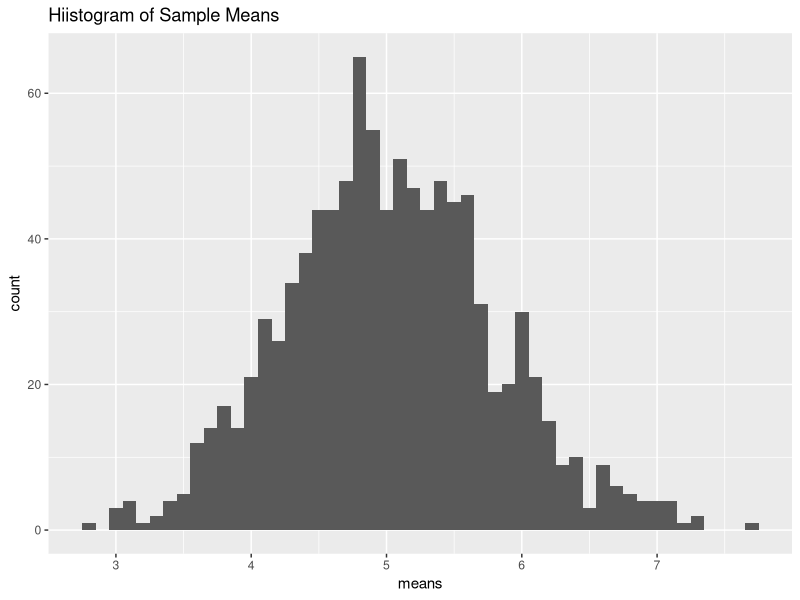
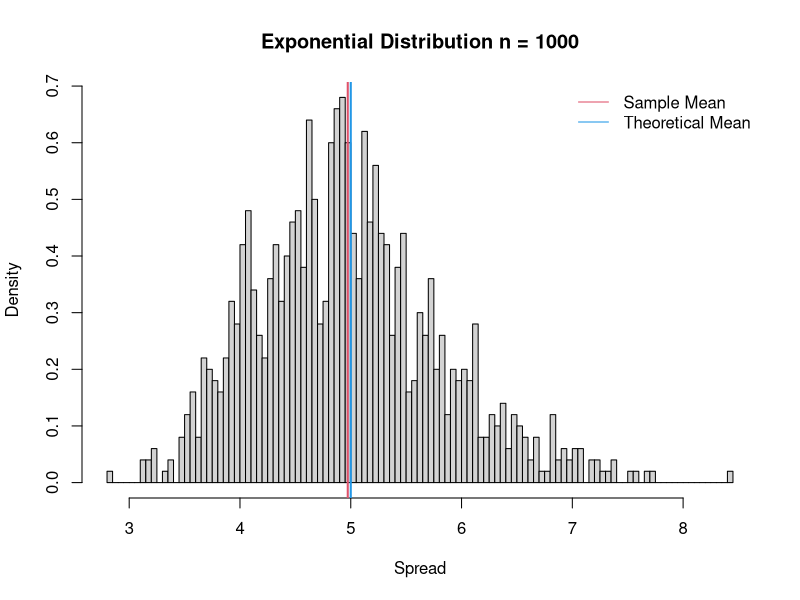
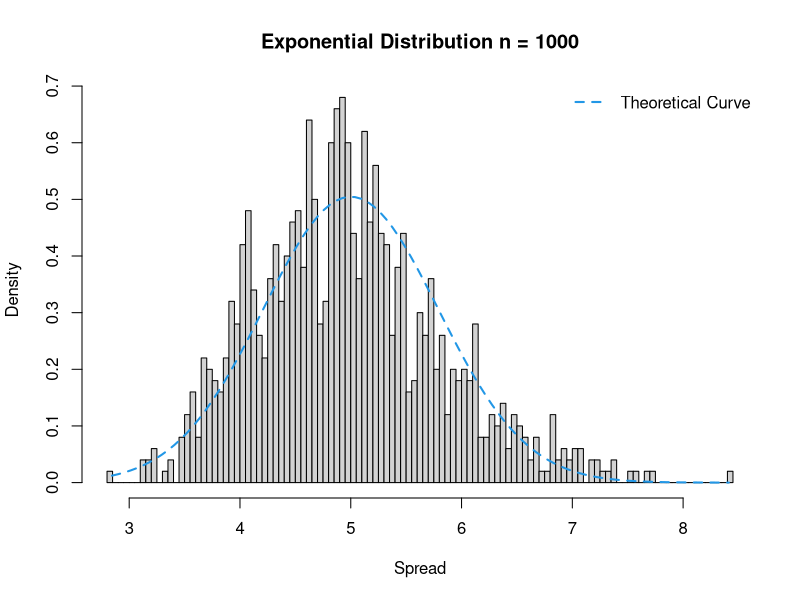
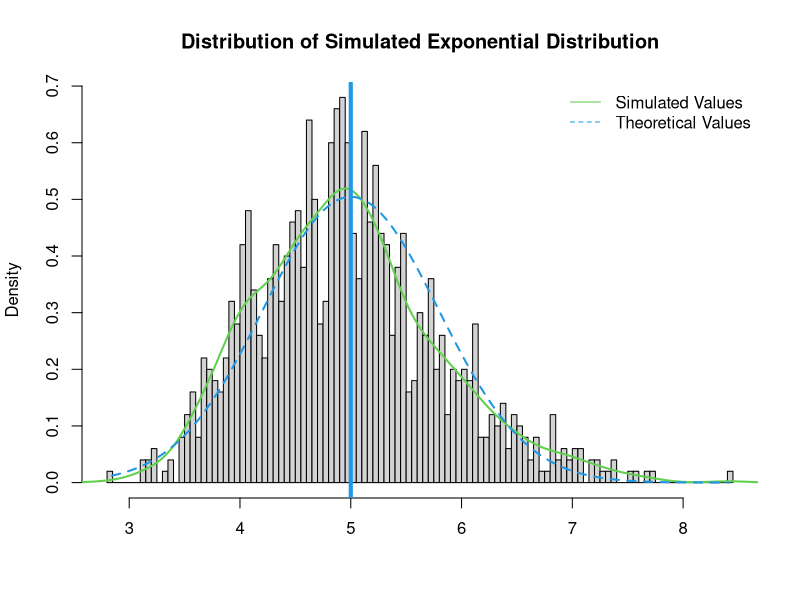
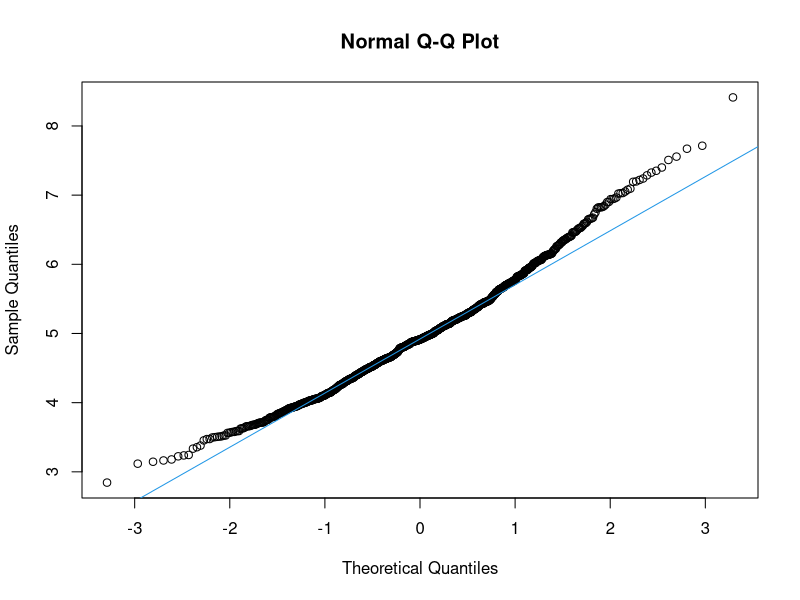

Write the R code that produced these figures, in order.
## ---- chunk 1
library(knitr)
opts_chunk$set(fig.width=7, fig.height=4, warning=FALSE, message=FALSE)
## ---- chunk 2
          
          # Load neccesary libraries
          library(ggplot2)
          
          # Set constants
          lambda = 0.2
          n = 40 
          nosim = 1000

          set.seed(756)
## ---- chunk 3
            exp_sim <- function(n, lambda)
            {
                      mean(rexp(n,lambda))
            }
            
            sim <- data.frame(ncol=2,nrow=1000)
            names(sim) <- c("Index","Mean")

            for (i in 1:nosim)
            {
                      sim[i,1] <- i
                      sim[i,2] <- exp_sim(n,lambda)
            }
## ---- chunk 4
        sample_mean <- mean(sim$Mean)
        sample_mean
## ---- chunk 5
exp_dis <- matrix(data=rexp(n * nosim, lambda), nrow=nosim)
exp_dis_means <- data.frame(means=apply(exp_dis, 1, mean))


ggplot(data = exp_dis_means, aes(x = means)) + 
        geom_histogram(binwidth=0.1) +   
        ggtitle("Hiistogram of Sample Means") +
        scale_x_continuous(breaks=round(seq(min(exp_dis_means$means), max(exp_dis_means$means), by=1)))
## ---- chunk 6
        theor_mean <- 1/lambda
        theor_mean
## ---- chunk 7
                
        hist(sim$Mean, 
                breaks=100, 
                prob=TRUE, 
                main="Exponential Distribution n = 1000", 
                xlab="Spread")
                        abline(v = theor_mean, 
                                col= 4,
                                lwd = 2)
                        abline(v = sample_mean, 
                                col = 2,
                                lwd = 2)

                legend('topright', c("Sample Mean", "Theoretical Mean"), 
                                lty=c(1,1), 
                                bty = "n",
                                col = c(col=2, col=4))

## ---- chunk 8

              sample_var <- var(sim$Mean)
              theor_var <- ((1/lambda)^2)/n

## ---- chunk 9

              sample_var
              theor_var

## ---- chunk 10
                        
          hist(sim$Mean, 
                        breaks = 100, 
                        prob = TRUE, 
                        main ="Exponential Distribution n = 1000", 
                        xlab ="Spread")
                        xfit <- seq(min(sim$Mean), max(sim$Mean), length = 100)
                        yfit <- dnorm(xfit, mean = 1/lambda, sd = (1/lambda/sqrt(40)))
                        lines(xfit, yfit, pch=22, col=4, lty=2, lwd=2)
                        legend('topright', c("Theoretical Curve"), bty="n", lty=2,lwd=2, col=4)

## ---- chunk 11
                        
          hist(sim$Mean, 
                        breaks = 100, 
                        prob = TRUE, 
                        main = "Distribution of Simulated Exponential Distribution", xlab="")
                        lines(density(sim$Mean), col=3, lwd=2)
                        abline(v = 1/lambda, col = 4, lwd=4)
                        xfit <- seq(min(sim$Mean), max(sim$Mean), length = 100)
                        yfit <- dnorm(xfit, mean = 1/lambda, sd = (1/lambda/sqrt(40)))
                        lines(xfit, yfit, pch=22, col=4, lty=2, lwd=2)
                        legend('topright', c("Simulated Values", "Theoretical Values"),
                        bty="n", lty=c(1,2), col=c(3,4))

## ---- chunk 12

            qqnorm(sim$Mean, 
                            main ="Normal Q-Q Plot")
                            qqline(sim$Mean, 
                            col = "4")

